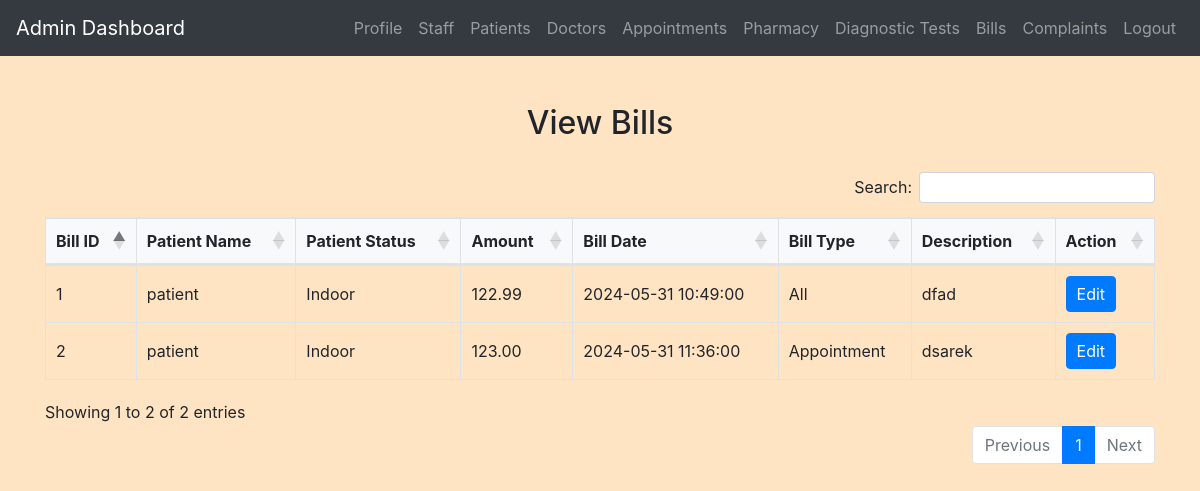
The app's page /admin/view_bills.php (signed in), older data.
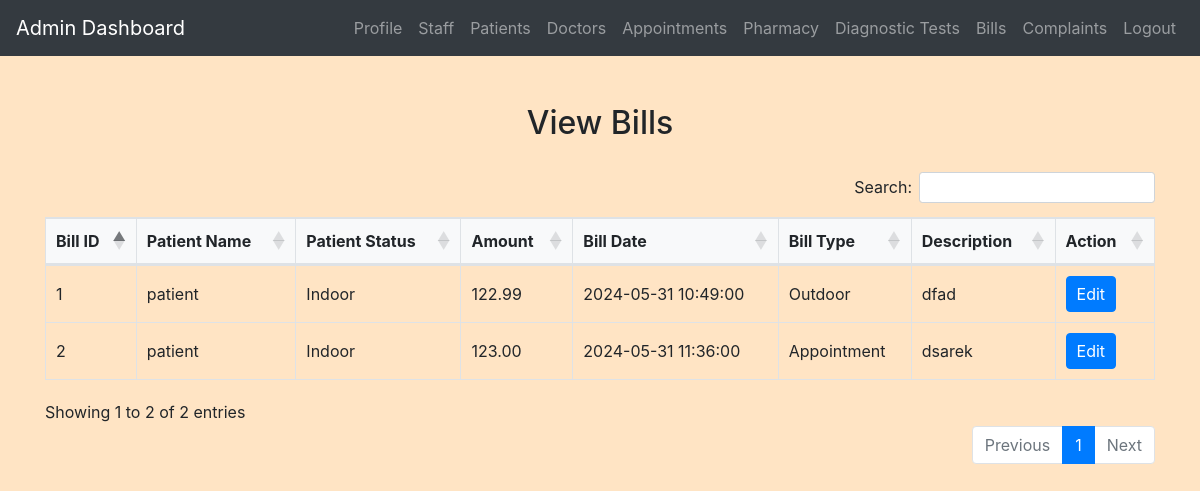
The same page, newer data.
### tables this page shows
CREATE TABLE `bills` (
  `bill_id` int(11) NOT NULL,
  `patient_id` int(11) NOT NULL,
  `amount` decimal(10,2) NOT NULL,
  `bill_date` datetime NOT NULL,
  `bill_type` enum('appointment','medical','diagnostic','all','outdoor') NOT NULL,
  `description` text DEFAULT NULL
);

CREATE TABLE `patients` (
  `id` int(11) NOT NULL,
  `username` varchar(50) NOT NULL,
  `password` varchar(255) NOT NULL,
  `email` varchar(100) NOT NULL,
  `phone` varchar(15) NOT NULL,
  `age` int(11) NOT NULL,
  `created_at` timestamp NOT NULL DEFAULT current_timestamp(),
  `status` enum('indoor','outdoor') NOT NULL DEFAULT 'indoor'
);

### admin/view_bills.php (the view, shortened to what this page needs)
<?php
include('config.php');
$sql = "SELECT b.bill_id, p.username AS patient_name, p.status AS patient_status, b.amount, b.bill_date, b.bill_type, b.description
        FROM Bills b
        INNER JOIN Patients p ON b.patient_id = p.id";
$result = mysqli_query($conn, $sql);
?>
<!DOCTYPE html>
<html lang="en">
<head>
    <link rel="stylesheet" href="https://maxcdn.bootstrapcdn.com/bootstrap/4.5.2/css/bootstrap.min.css">
    <link rel="stylesheet" href="../css/style.css">
    <link rel="stylesheet" href="https://cdn.datatables.net/1.11.5/css/dataTables.bootstrap4.min.css">
    <link rel="stylesheet" href="https://cdn.datatables.net/buttons/2.2.2/css/buttons.bootstrap4.min.css">
</head>
<body>
<?php include('admin_navbar.php'); ?>
<div class="container mt-5">
    <h2>View Bills</h2>
    <div class="table-responsive">
        <table id="billsTable" class="table table-bordered">
            <thead>
                <tr>
                    <th>Bill ID</th>
                    <th>Patient Name</th>
                    <th>Patient Status</th>
                    <th>Amount</th>
                    <th>Bill Date</th>
                    <th>Bill Type</th>
                    <th>Description</th>
                    <th>Action</th>
                </tr>
            </thead>
            <tbody>
                <?php while ($row = mysqli_fetch_assoc($result)): ?>
                <tr>
                    <td><?php echo $row['bill_id']; ?></td>
                    <td><?php echo $row['patient_name']; ?></td>
                    <td><?php echo ucfirst($row['patient_status']); ?></td>
                    <td><?php echo $row['amount']; ?></td>
                    <td><?php echo $row['bill_date']; ?></td>
                    <td><?php echo ucfirst($row['bill_type']); ?></td>
                    <td><?php echo $row['description']; ?></td>
                    <td>
                        <button class="btn btn-primary" data-toggle="modal" data-target="#editBillModal"
                                data-bill-id="<?php echo $row['bill_id']; ?>"
                                data-amount="<?php echo $row['amount']; ?>"
                                data-bill-type="<?php echo $row['bill_type']; ?>"
                                data-description="<?php echo $row['description']; ?>">Edit</button>
                    </td>
                </tr>
                <?php endwhile; ?>
            </tbody>
        </table>
    </div>
</div>
</body>
</html>

Row changes from the older to the newer data that the page shows:
changed bills "dfad": bill_type "All" → "Outdoor"
